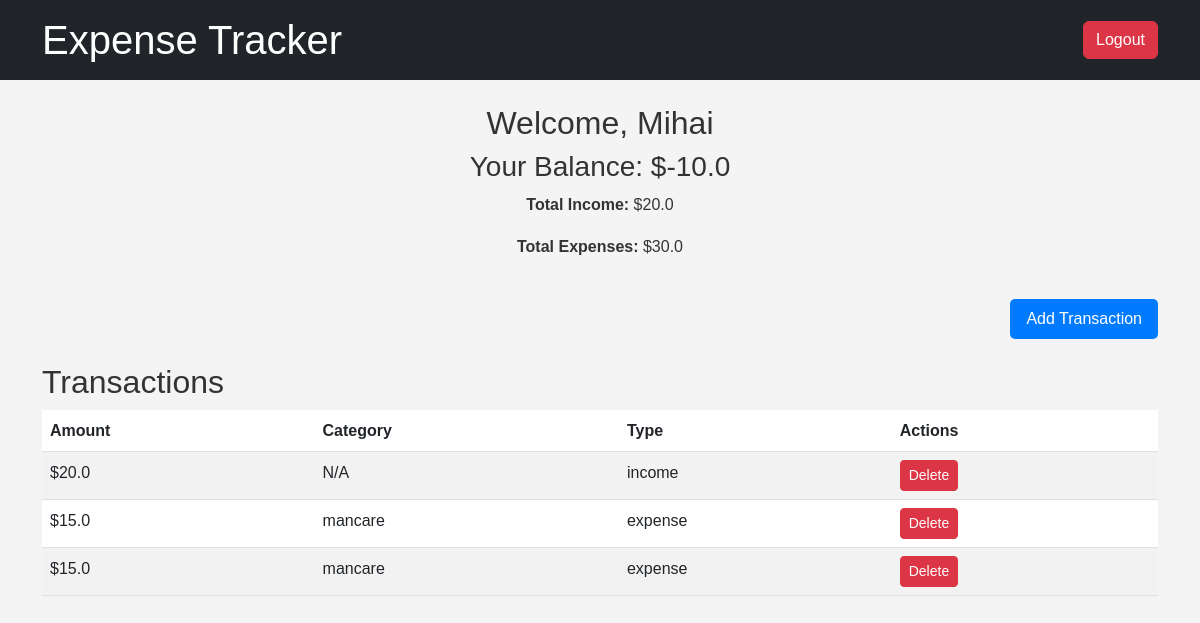
The page / (signed in) on the database its author committed.
### tables this page shows
CREATE TABLE users (
            id INTEGER PRIMARY KEY AUTOINCREMENT,
            username TEXT NOT NULL UNIQUE,
            password TEXT NOT NULL
        );

CREATE TABLE expenses (
            id INTEGER PRIMARY KEY AUTOINCREMENT,
            amount REAL NOT NULL,
            category TEXT,
            type TEXT NOT NULL,
            user_id INTEGER,
            FOREIGN KEY(user_id) REFERENCES users(id)
        );

### MIP.py (the view)
@app.route('/')
@login_required
def index():
    conn = sqlite3.connect(DB_NAME)
    cursor = conn.cursor()
    cursor.execute("SELECT * FROM expenses WHERE user_id = ?", (current_user.id,))
    expenses = cursor.fetchall()
    conn.close()
    total_income, total_expenses = calculate_totals(current_user.id)
    balance = total_income - total_expenses
    return render_template("index.html", expenses=expenses, balance=balance, total_income=total_income, total_expenses=total_expenses)

### MIP.py (called while the page is built)
@login_manager.user_loader
def load_user(user_id):
    conn = sqlite3.connect(DB_NAME)
    cursor = conn.cursor()
    cursor.execute("SELECT * FROM users WHERE id = ?", (user_id,))
    user = cursor.fetchone()
    conn.close()
    if user:
        return User(id=user[0], username=user[1])
    return None

def calculate_totals(user_id):
    conn = sqlite3.connect(DB_NAME)
    cursor = conn.cursor()
    cursor.execute("SELECT SUM(amount) FROM expenses WHERE type = 'income' AND user_id = ?", (user_id,))
    total_income = cursor.fetchone()[0] or 0
    cursor.execute("SELECT SUM(amount) FROM expenses WHERE type = 'expense' AND user_id = ?", (user_id,))
    total_expenses = cursor.fetchone()[0] or 0
    conn.close()
    return total_income, total_expenses

### Templates/index.html
{% extends "base.html" %}
{% block content %}
<div class="row">
    <div class="col-md-12 text-center mb-4">
        <h2>Welcome, {{ current_user.username }}</h2>
        <h3>Your Balance: ${{ balance }}</h3>
        <p><strong>Total Income:</strong> ${{ total_income }}</p>
        <p><strong>Total Expenses:</strong> ${{ total_expenses }}</p>
    </div>
</div>
<div class="row mb-4">
    <div class="col text-end">
        <a href="{{ url_for('add') }}" class="btn btn-primary btn-lg">Add Transaction</a>
    </div>
</div>
<div class="row">
    <div class="col-md-12">
        <h2>Transactions</h2>
        <table class="table table-striped">
            <thead>
                <tr>
                    <th>Amount</th>
                    <th>Category</th>
                    <th>Type</th>
                    <th>Actions</th>
                </tr>
            </thead>
            <tbody>
                {% for expense in expenses %}
                <tr>
                    <td>${{ expense[1] }}</td>
                    <td>{{ expense[2] or 'N/A' }}</td>
                    <td>{{ expense[3] }}</td>
                    <td>
                        <form action="{{ url_for('delete', transaction_id=expense[0]) }}" method="POST" style="display: inline;">
                            <button type="submit" class="btn btn-danger btn-sm">Delete</button>
                        </form>
                    </td>
                </tr>
                {% endfor %}
            </tbody>
        </table>
    </div>
</div>
{% endblock %}

### Templates/styles.css (style rules this page uses)
body { font-family: Arial, sans-serif; margin: 0; padding: 0; background-color: #f4f4f4; color: #333; line-height: 1.6; }
button { font-size: 1rem; padding: 0.5rem 1rem; border: none; border-radius: 5px; cursor: pointer; }
button.btn-danger { background-color: #dc3545; color: #fff; }
.btn-primary { background-color: #007bff; color: #fff; border: none; padding: 0.5rem 1rem; font-size: 1rem; border-radius: 5px; text-decoration: none; }

### rows shown on the page
users: username "Mihai"
expenses: amount "20.0", expense "N/A", type "income"
expenses: amount "15.0", category "mancare", type "expense"
expenses: amount "15.0", category "mancare", type "expense"

### other values the page prints
{{ balance }} "-10.0"
{{ total_income }} "20.0"
{{ total_expenses }} "30.0"
